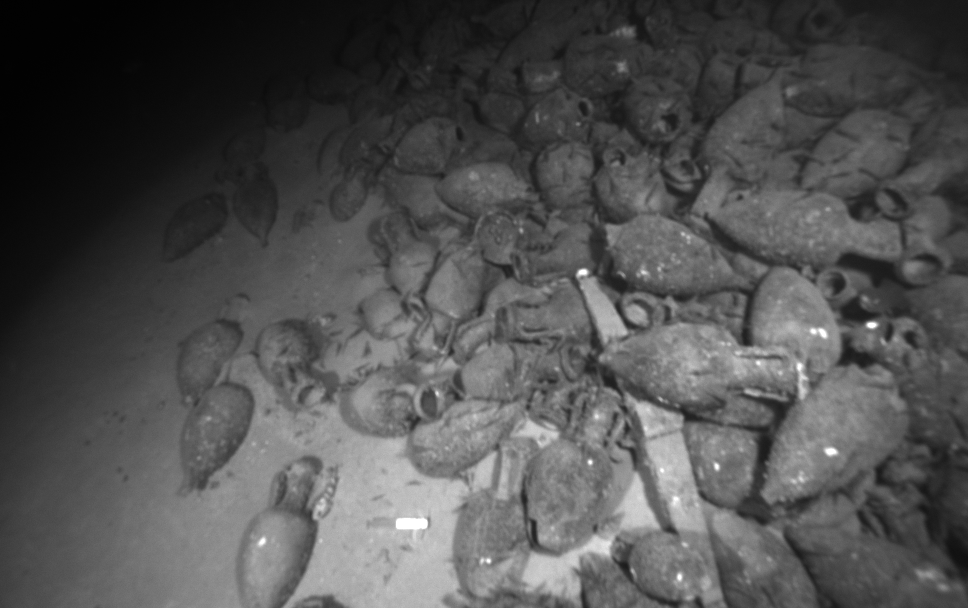
#> input picture cat_demo/cat1.jpg, 968 x 608 px
$ python visualize_orb.py
#> lines starting #> are read from the running program, lines starting #| are printed output that depends on the picture; after the words box and inside, x2 and y2 are one past the last pixel; in counts of white or black regions, pixels touching at a corner belong together
import os
import cv2
import numpy as np

BASE = os.path.dirname(os.path.abspath(__file__))
IMG1 = os.path.join(BASE, "cat1.jpg")
IMG2 = os.path.join(BASE, "cat2.jpg")
OUT = os.path.join(BASE, "results")
os.makedirs(OUT, exist_ok=True)

WIDTH = 480
RATIO = 0.75
MIN_INLIERS = 25
RANSAC_THR = 3.0
MAX_MATCHES = 80
MAX_KP_DRAW = 100

LINE_INLIER_THICK = 1
DOT_RADIUS = 2
DOT_THICK = -1
HUE_START = 70
HUE_END = 110
SATURATION = 180
VALUE = 210

KP1_RADIUS = 4
KP2_RADIUS = 4
KP1_COLOR = (60, 200, 60)
KP2_COLOR = (60, 60, 220)


def load(path, width):
    img = cv2.imread(path)
    if img is None:
        raise FileNotFoundError(f"Не удалось прочитать: {path}")
    if img.shape[1] == width:
        return img
    k = width / img.shape[1]
    return cv2.resize(img, None, fx=k, fy=k, interpolation=cv2.INTER_AREA)


img1 = load(IMG1, WIDTH)
#> in load, img is the input picture: shape (608, 968, 3); min 1, max 255, mean 80.6
img2 = load(IMG2, WIDTH)
#> call 2 of load, with path = 'cat_demo/cat2.jpg', width = 480
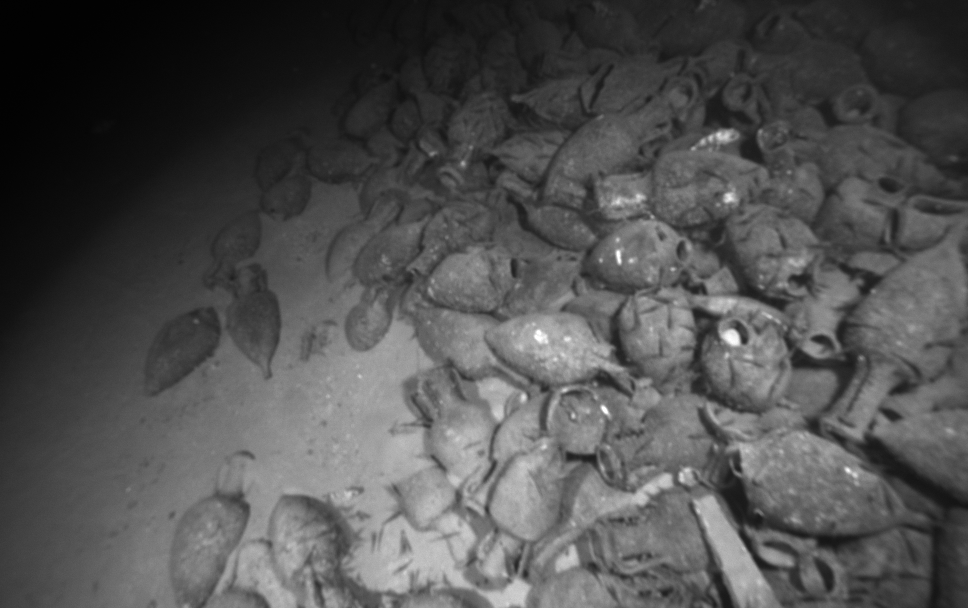
#> input picture cat_demo/cat2.jpg, 968 x 608 px
#> in load, img is the input picture: shape (608, 968, 3); min 1, max 255, mean 80.2


def preprocess(img, k=12, gain=25):
    g = cv2.cvtColor(img, cv2.COLOR_BGR2GRAY).astype(np.float32)
    mean = cv2.GaussianBlur(g, (0, 0), k)
    std = np.sqrt(cv2.GaussianBlur((g - mean) ** 2, (0, 0), k)) + 2
    return np.clip(128 + gain * (g - mean) / std, 0, 255).astype(np.uint8)


gray1 = preprocess(img1)
gray2 = preprocess(img2)
#> call 2 of preprocess, with k = 12, gain = 25
#> in preprocess (call 2), `return np.clip(128 + gain * (g - mean) / std, 0, 255).astype(np.uint8)`:
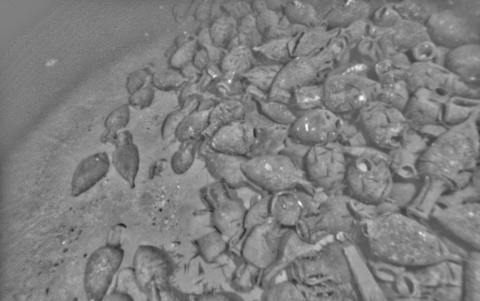
#> returned value: shape (301, 480); min 31, max 255, mean 126.9

detector = cv2.ORB_create(4000, fastThreshold=5)
bf = cv2.BFMatcher(cv2.NORM_HAMMING)

kp1, des1 = detector.detectAndCompute(gray1, None)
#> kp1 = 3780 keypoints; strongest (x, y, size): (289, 134, 31), (410, 223, 37.2), (431, 161, 31), (413, 224, 31)
kp2, des2 = detector.detectAndCompute(gray2, None)
#> kp2 = 3761 keypoints; strongest (x, y, size): (360, 98, 37.2), (299, 202, 31), (360, 99, 31), (229, 81, 31)
print(f"Точек на фото 1: {len(kp1)}")
#| Точек на фото 1: 3780
print(f"Точек на фото 2: {len(kp2)}")
#| Точек на фото 2: 3761


def match_orb(des1, des2):
    if des1 is None or des2 is None or len(des1) < 8 or len(des2) < 8:
        return [], np.zeros(0, dtype=bool), None

    pairs = [p for p in bf.knnMatch(des1, des2, k=2) if len(p) == 2]
    good = [m for m, n in pairs if m.distance < RATIO * n.distance]
    print(f"  Прошло ratio-фильтр: {len(good)}")

    if len(good) < 8:
        return good, np.zeros(len(good), dtype=bool), None

    A = np.float32([kp1[m.queryIdx].pt for m in good])
    B = np.float32([kp2[m.trainIdx].pt for m in good])

    M, inl = cv2.estimateAffinePartial2D(
        B, A, method=cv2.RANSAC, ransacReprojThreshold=RANSAC_THR
    )
    if M is None or inl is None:
        return good, np.zeros(len(good), dtype=bool), None

    inl = inl.ravel().astype(bool)
    print(f"  Inliers после RANSAC: {int(inl.sum())}")
    return good, inl, M


matches, mask, matrix = match_orb(des1, des2)
#> in match_orb, `pairs = [p for p in bf.knnMatch(des1, des2, k=2) if len(p) == 2]`: pairs = 3780 matches
#> in match_orb, `good = [m for m, n in pairs if m.distance < RATIO * n.distance]`: good = 40 matches
#|   Прошло ratio-фильтр: 40
#> in match_orb, `A = np.float32([kp1[m.queryIdx].pt for m in good])`: A = 40 pairs, first value 82.94 to 333.8, second value 33 to 205.3
#> in match_orb, `B = np.float32([kp2[m.trainIdx].pt for m in good])`: B = 40 pairs, first value 74.65 to 435.6, second value 72.58 to 268
#> in match_orb, `M, inl = cv2.estimateAffinePartial2D( B, A, method=cv2.RANSAC, ransacR..`: M = [[0.812, 0.00502, 22.44], [-0.00502, 0.812, -28.67]]; inl = 40 values, max 1 at index 0, min 0 at index 1, mean 0.45
#|   Inliers после RANSAC: 18
#> matches = 40 matches; matrix has the same summary as M in match_orb
inliers_count = int(mask.sum())
#> inliers_count = 18
accepted = inliers_count >= MIN_INLIERS
#> accepted = False


def hsv_to_bgr(h, s=SATURATION, v=VALUE):
    px = np.uint8([[[h, s, v]]])
    return tuple(int(c) for c in cv2.cvtColor(px, cv2.COLOR_HSV2BGR)[0, 0])


def draw_matches_clean(kp1, kp2, matches, mask, max_draw=MAX_MATCHES):
    h1, w1 = img1.shape[:2]
    h2, w2 = img2.shape[:2]
    H = max(h1, h2)
    canvas = np.zeros((H, w1 + w2, 3), np.uint8)
    canvas[:h1, :w1] = img1
    canvas[:h2, w1:w1 + w2] = img2

    inliers = [m for m, ok in zip(matches, mask) if ok][:max_draw]
    if not inliers:
        return canvas

    n = len(inliers)
    for i, m in enumerate(inliers):
        x1, y1 = kp1[m.queryIdx].pt
        x2, y2 = kp2[m.trainIdx].pt
        x2 += w1

        t = i / max(n - 1, 1)
        hue = int(HUE_START + (HUE_END - HUE_START) * t) % 180
        color = hsv_to_bgr(hue)

        cv2.line(canvas, (int(x1), int(y1)), (int(x2), int(y2)),
                 color, LINE_INLIER_THICK, cv2.LINE_AA)
        cv2.circle(canvas, (int(x1), int(y1)), DOT_RADIUS, color, DOT_THICK, cv2.LINE_AA)
        cv2.circle(canvas, (int(x2), int(y2)), DOT_RADIUS, color, DOT_THICK, cv2.LINE_AA)

    return canvas


def draw_keypoints(img, kps, color, radius, max_draw=MAX_KP_DRAW):
    out = img.copy()
    top = sorted(kps, key=lambda kp: kp.response, reverse=True)[:max_draw]
    for kp in top:
        x, y = int(kp.pt[0]), int(kp.pt[1])
        cv2.circle(out, (x, y), radius + 1, (0, 0, 0), 1, cv2.LINE_AA)
        cv2.circle(out, (x, y), radius, color, -1, cv2.LINE_AA)
    return out


def create_overlay(matrix, img1, img2):
    h, w = img1.shape[:2]

    if matrix is None:
        overlay = cv2.addWeighted(img1, 0.6, img2, 0.4, 0)
        return overlay

    warped = cv2.warpAffine(img2, matrix, (w, h))

    mask2 = np.ones_like(img2) * 255
    warped_mask = cv2.warpAffine(mask2, matrix, (w, h))
    _, bin_mask = cv2.threshold(cv2.cvtColor(warped_mask, cv2.COLOR_BGR2GRAY), 1, 255, cv2.THRESH_BINARY)

    base = cv2.addWeighted(img1, 0.5, np.zeros_like(img1), 0, 0)

    blended = cv2.addWeighted(base, 0.4, warped, 0.6, 0)
    base[bin_mask > 0] = blended[bin_mask > 0]

    contours, _ = cv2.findContours(bin_mask, cv2.RETR_EXTERNAL, cv2.CHAIN_APPROX_SIMPLE)

    if contours:
        cnt = max(contours, key=cv2.contourArea)
        rect = cv2.minAreaRect(cnt)
        box = cv2.boxPoints(rect)
        box = np.intp(box)

        cv2.drawContours(base, [box], 0, (200, 200, 200), 1, cv2.LINE_AA)

        for pt in box:
            cv2.drawMarker(base, tuple(pt), (0, 255, 255),
                           markerType=cv2.MARKER_CROSS,
                           markerSize=10, thickness=1, line_type=cv2.LINE_AA)

        label = "Совмещение: Фото 1 (база) + Фото 2 (сопоставлено)"
        font = cv2.FONT_HERSHEY_SIMPLEX
        scale, thick = 0.55, 1
        (tw, th), baseline = cv2.getTextSize(label, font, scale, thick)

        x0, y0 = 10, 10
        overlay_box = base.copy()
        cv2.rectangle(overlay_box, (x0, y0), (x0 + tw + 16, y0 + th + baseline + 10), (20, 20, 20), -1)
        cv2.addWeighted(overlay_box, 0.6, base, 0.4, 0, base)

        cv2.putText(base, label, (x0 + 8, y0 + th + 4),
                    font, scale, (240, 240, 240), thick, cv2.LINE_AA)

    return base


vis1 = draw_keypoints(img1, kp1, KP1_COLOR, KP1_RADIUS)
#> in draw_keypoints, `top = sorted(kps, key=lambda kp: kp.response, reverse=True)[:max_draw]`: top = 100 keypoints; strongest (x, y, size): (289, 134, 31), (410, 223, 37.2), (431, 161, 31), (413, 224, 31)
#> the loop in draw_keypoints, `for kp in top:` made 100 passes
#> (kp, x, y) on passes 1 to 12: (keypoint at (289, 134), size 31, 289, 134), (keypoint at (410.4, 223.2), size 37.2, 410, 223), (keypoint at (431, 161), size 31, 431, 161), (keypoint at (413, 224), size 31, 413, 224), (keypoint at (287, 135), size 31, 287, 135), (keypoint at (410, 223), size 31, 410, 223), (keypoint at (412.8, 223.2), size 37.2, 412, 223), (keypoint at (433, 161), size 31, 433, 161), (keypoint at (288, 134.4), size 37.2, 288, 134), (keypoint at (430.8, 160.8), size 37.2, 430, 160), (keypoint at (411.8, 223.2), size 44.6, 411, 223), (keypoint at (308, 32), size 31, 308, 32)
#> after the loop in draw_keypoints, `for kp in top:`:
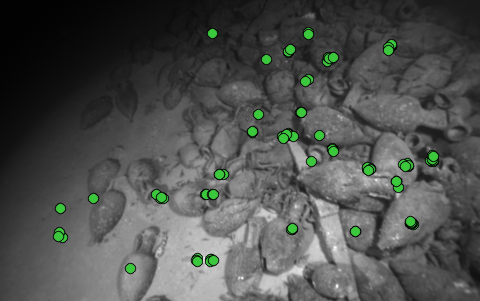
#> out: shape (301, 480, 3); mean of channels 0, 1, 2 78.6, 81.1, 78.6; drawn as B, G, R
vis2 = draw_keypoints(img2, kp2, KP2_COLOR, KP2_RADIUS)
#> in draw_keypoints (call 2), `top = sorted(kps, key=lambda kp: kp.response, reverse=True)[:max_draw]`: top = 100 keypoints; strongest (x, y, size): (360, 98, 37.2), (299, 202, 31), (360, 99, 31), (229, 81, 31)
#> the loop in draw_keypoints (call 2), `for kp in top:` made 100 passes
#> (kp, x, y) on passes 1 to 12: (keypoint at (360, 98.4), size 37.2, 360, 98), (keypoint at (299, 202), size 31, 299, 202), (keypoint at (360, 99), size 31, 360, 99), (keypoint at (229, 81), size 31, 229, 81), (keypoint at (360, 97.9), size 44.6, 360, 97), (keypoint at (307, 129), size 31, 307, 129), (keypoint at (298.8, 202.8), size 37.2, 298, 202), (keypoint at (214, 76), size 31, 214, 76), (keypoint at (306, 125), size 31, 306, 125), (keypoint at (306, 128.4), size 37.2, 306, 128), (keypoint at (361.2, 96.8), size 53.6, 361, 96), (keypoint at (364.6, 167.6), size 53.6, 364, 167)
#> after the loop in draw_keypoints (call 2), `for kp in top:`: out: shape (301, 480, 3); mean of channels 0, 1, 2 78.4, 78.4, 81
pair = np.vstack([vis1, vis2])
cv2.imwrite(os.path.join(OUT, "orb_01_points.png"), pair)

match_img = draw_matches_clean(kp1, kp2, matches, mask)
#> in draw_matches_clean, `inliers = [m for m, ok in zip(matches, mask) if ok][:max_draw]`: inliers = 18 matches
#> in draw_matches_clean, `n = len(inliers)`: n = 18
#> the loop in draw_matches_clean, `for i, m in enumerate(inliers):` made 18 passes
#> (x1, y1, x2, y2, t, hue, px in hsv_to_bgr, color) on passes 1, 2, 3, 4, 5, 6, 8, 9, 10: (226, 33, 729.1, 76.32, 0, 70, [[70, 180, 210]], (111, 210, 62)), (129, 114, 610, 178, 0.0588, 72, [[72, 180, 210]], (121, 210, 62)), (111.6, 112.8, 588, 174.2, 0.118, 74, [[74, 180, 210]], (131, 210, 62)), (115.2, 109.2, 592.3, 167, 0.176, 77, [[77, 180, 210]], (146, 210, 62)), (153.6, 108, 640.8, 169.2, 0.235, 79, [[79, 180, 210]], (156, 210, 62)), (108, 118.8, 585.1, 181.4, 0.294, 81, [[81, 180, 210]], (166, 210, 62)), (161.3, 103.7, 651.1, 165.9, 0.412, 86, [[86, 180, 210]], (190, 210, 62)), (109.4, 96.48, 585.4, 153.8, 0.471, 88, [[88, 180, 210]], (200, 210, 62)), (108, 118.1, 585.4, 181.4, 0.529, 91, [[91, 180, 210]], (210, 205, 62))
#> (x1, y1, x2, y2, t, hue, color) on pass 7: (108, 111.6, 583.7, 172.8, 0.353, 84, (180, 210, 62))
#> after the loop in draw_matches_clean, `for i, m in enumerate(inliers):`:
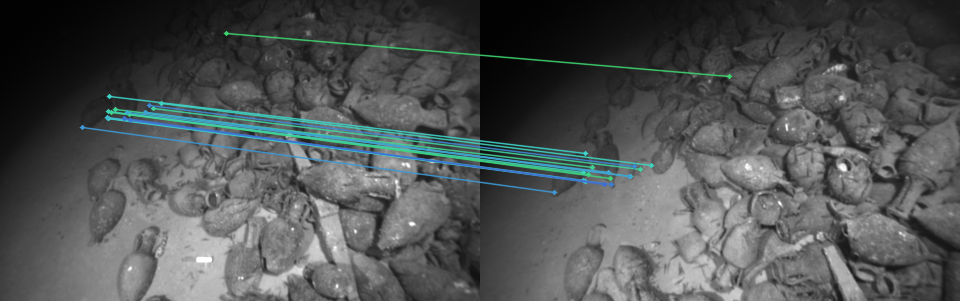
#> canvas: shape (301, 960, 3); mean of channels 0, 1, 2 83.6, 83.6, 80; drawn as B, G, R
cv2.imwrite(os.path.join(OUT, "orb_02_matches.png"), match_img)

overlay_img = create_overlay(matrix, img1, img2)
#> in create_overlay, `warped_mask = cv2.warpAffine(mask2, matrix, (w, h))`: mask2: shape (301, 480, 3); every value is 255
#> in create_overlay, `_, bin_mask = cv2.threshold(cv2.cvtColor(warped_mask, cv2.COLOR_BGR2GR..`:
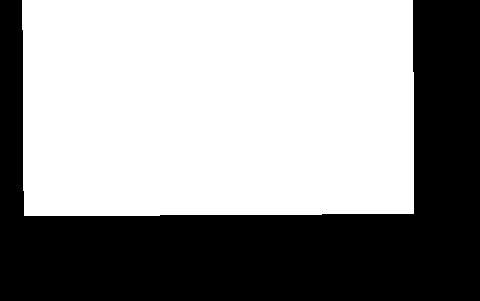
#> bin_mask: shape (301, 480); 58.2% white; 1 black region
#> in create_overlay, `contours, _ = cv2.findContours(bin_mask, cv2.RETR_EXTERNAL, cv2.CHAIN_..`: contours = 1 contour; box (x1, y1, x2, y2) and area: (22, 0, 414, 216) 83438
#> in create_overlay, `cnt = max(contours, key=cv2.contourArea)`: cnt = contour of 14 points, box (x1, y1, x2, y2) (22, 0, 414, 216), area 83438
#> in create_overlay, `rect = cv2.minAreaRect(cnt)`: rect = ((217.5, 107.5), (215, 391), -90)
#> in create_overlay, `box = cv2.boxPoints(rect)`: box = [[413, 215], [22, 215], [22, 0], [413, 0]]
#> in create_overlay, `box = np.intp(box)`: box = [[413, 214], [22, 214], [22, 0], [413, 0]]
#> in create_overlay, `cv2.drawContours(base, [box], 0, (200, 200, 200), 1, cv2.LINE_AA)`: base: shape (301, 480, 3); min 0, max 194, mean 60.6
#> the loop in create_overlay, `for pt in box:` made 4 passes
#> after the loop in create_overlay, `for pt in box:`:
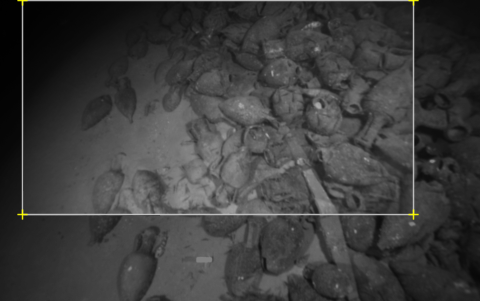
#> base: shape (301, 480, 3); mean of channels 0, 1, 2 60.5, 60.6, 60.6; drawn as B, G, R
#> in create_overlay, `font = cv2.FONT_HERSHEY_SIMPLEX`: font = 0
#> in create_overlay, `(tw, th), baseline = cv2.getTextSize(label, font, scale, thick)`: tw = 808; th = 13; baseline = 5
#> in create_overlay, `cv2.rectangle(overlay_box, (x0, y0), (x0 + tw + 16, y0 + th + baseline..`: overlay_box: shape (301, 480, 3); 9.21% of pixels changed, all inside (x1, y1, x2, y2) = (10, 10, 480, 39)
#> in create_overlay, `cv2.putText(base, label, (x0 + 8, y0 + th + 4), font, scale, (240, 240..`:
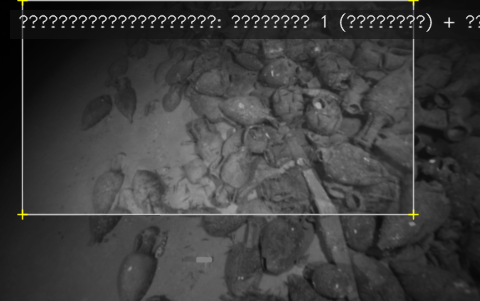
#> base: shape (301, 480, 3); mean of channels 0, 1, 2 61.3, 61.5, 61.5; drawn as B, G, R
cv2.imwrite(os.path.join(OUT, "orb_03_overlay.png"), overlay_img)

print("\n========== ИТОГИ (ORB) ==========")
print(f"Ключевых точек: {len(kp1)} / {len(kp2)}")
#| Ключевых точек: 3780 / 3761
print(f"Совпадений после ratio: {len(matches)}")
#| Совпадений после ratio: 40
print(f"Надёжных (RANSAC): {inliers_count}")
#| Надёжных (RANSAC): 18
print(f"Порог MIN_INLIERS: {MIN_INLIERS}")

if accepted:
    print("Вердикт: ОК — связь принята")
    print("Матрица положения (фото 2 -> фото 1):")
    for row in matrix:
        print(f"  {row[0]:.4f}  {row[1]:.4f}  {row[2]:.2f}")
else:
    print("Вердикт: слабо — связь отклонена")
    print("Совмещение наложено без выравнивания.")

print(f"\nРезультаты сохранены в: {OUT}")
